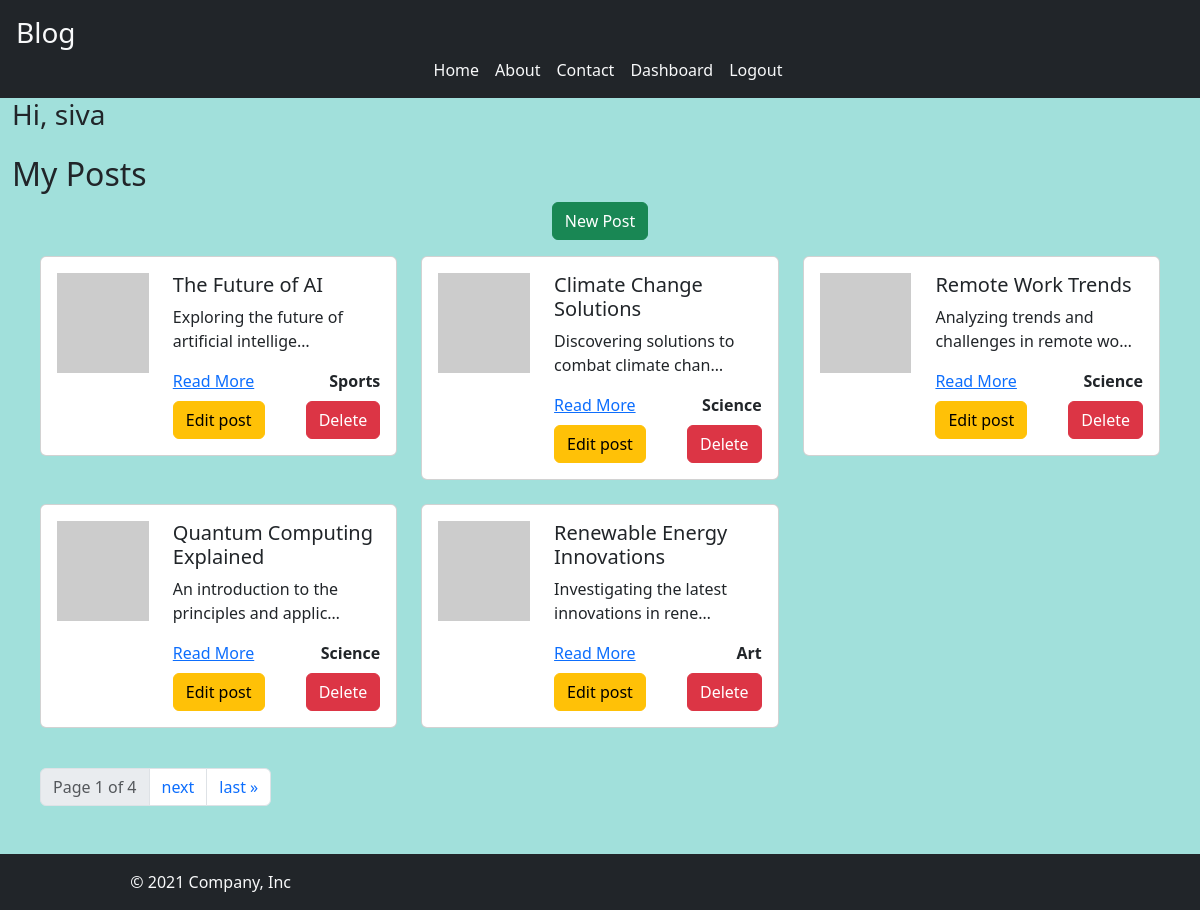
The page /dashboard (signed in) on the database its author committed.
### blogApp/models.py (models this page shows, shortened)
class Post(models.Model):
    title = models.CharField(max_length=100)
    content = models.TextField()
    img_url = models.ImageField(null=True, blank=True, upload_to='posts/images')
    created_at = models.DateTimeField(auto_now_add=True)
    slug = models.SlugField(unique=True, null=True, blank=True)
    catagory = models.ForeignKey(Catagory, on_delete=models.CASCADE)
    user = models.ForeignKey(User, on_delete=models.CASCADE, null=True, blank=True)
    @property
    def formatted_imag_url(self):
        url = self.img_url if self.img_url.__str__().startswith(('http://','https://')) else self.img_url.url
        return url

class Catagory(models.Model):
    name = models.CharField(max_length=100)

### blogApp/views.py (the view)
# urls.py: path('dashboard',dashboard, name='dashboard'),
def dashboard(request):
    blogTitle = 'My Posts'
    all_posts = Post.objects.filter(user=request.user)
    paginator = Paginator(all_posts, 5)
    page_no = request.GET.get('page')
    page_object = paginator.get_page(page_no)
    return render(request, 'dashboard.html', {'blogTitle':blogTitle, 'page_obj':page_object})

### blogApp/templates/dashboard.html (shortened to what this page needs)
{% extends "base.html" %}
{% block 'content' %}
<div class="container-fluid">
  <div class="row">
    <div class="col-6">
      <h3>Hi, {{user.username}}</h3>
    </div>
    <div class="col d-flex justify-content-end">
    </div>
  </div>
  <div class="row">
    <h2 class="mt-3">{{blogTitle}}</h2>
    <div class="d-flex justify-content-center">
      <a href="{% url 'blog:newpost' %}" class="btn btn-success">New Post</a>
    </div>
  </div>
  <div class="row m-3">
    {% if page_obj %}
      {% for post in page_obj %}
      <div class="col-4 mb-4" id="post-{{ post.slug }}">
        <div class="card">
          <div class="card-body">
            <div class="row">
              <div class="col-md-4">
                <img style="height:100px; width:150px;" src="{{ post.formatted_imag_url }}" class="img-fluid" alt="Post_image">
              </div>
              <div class="col-md-8">
                <h5 class="card-title">{{ post.title }}</h5>
                <p class="card-text">{{ post.content | truncatechars:45 }}</p>
                <div class="d-flex justify-content-between">
                  <a href="{% url 'blog:details' slug=post.slug %}">Read More</a>
                  <a class="text-decoration-none text-dark fw-bold" href="#">{{ post.catagory.name }}</a>
                </div>
                <div class="d-flex justify-content-between mt-2">
                  <a class="btn btn-warning" href="{% url 'blog:editpost' slug=post.slug %}">Edit post</a>
                  <form id="delete-form-{{ post.slug }}" onsubmit="deletePost(event, '{{ post.slug }}')" class="d-inline">
                    <button type="submit" class="btn btn-danger">Delete</button>
                  </form>
                </div>
              </div>
            </div>
          </div>
        </div>
      </div>
      {% endfor %}
      <div class="col-12 my-3">
        {% if page_obj.has_other_pages %}
        <nav aria-label="Page navigation">
          <ul class="pagination">
            <li class="page-item disabled"><span class="page-link">Page {{ page_obj.number }} of {{ page_obj.paginator.num_pages }}</span></li>
            {% if page_obj.has_next %}
              <li class="page-item"><a class="page-link" href="?page={{ page_obj.next_page_number }}">next</a></li>
              <li class="page-item"><a class="page-link" href="?page={{ page_obj.paginator.num_pages }}">last &raquo;</a></li>
            {% endif %}
          </ul>
        </nav>
        {% endif %}
      </div>
    {% else %}
      <p>No Post Created</p>
    {% endif %}
  </div>
</div>
{% endblock %}

### blogApp/static/style.css (style rules this page uses)
body { background-color: rgb(161, 224, 219); }

### rows shown on the page
Post: title "The Future of AI", content "Exploring the future of artificial intellige…", catagory.name "Sports"
Post: title "Climate Change Solutions", content "Discovering solutions to combat climate chan…", catagory.name "Science"
Post: title "Remote Work Trends", content "Analyzing trends and challenges in remote wo…", catagory.name "Science"
Post: title "Quantum Computing Explained", content "An introduction to the principles and applic…", catagory.name "Science"
Post: title "Renewable Energy Innovations", content "Investigating the latest innovations in rene…", catagory.name "Art"

### other values the page prints
{{ user.username }} "siva"
{{ blogTitle }} "My Posts"
{{ page_obj.number }} "1"
{{ page_obj.paginator.num_pages }} "4"
